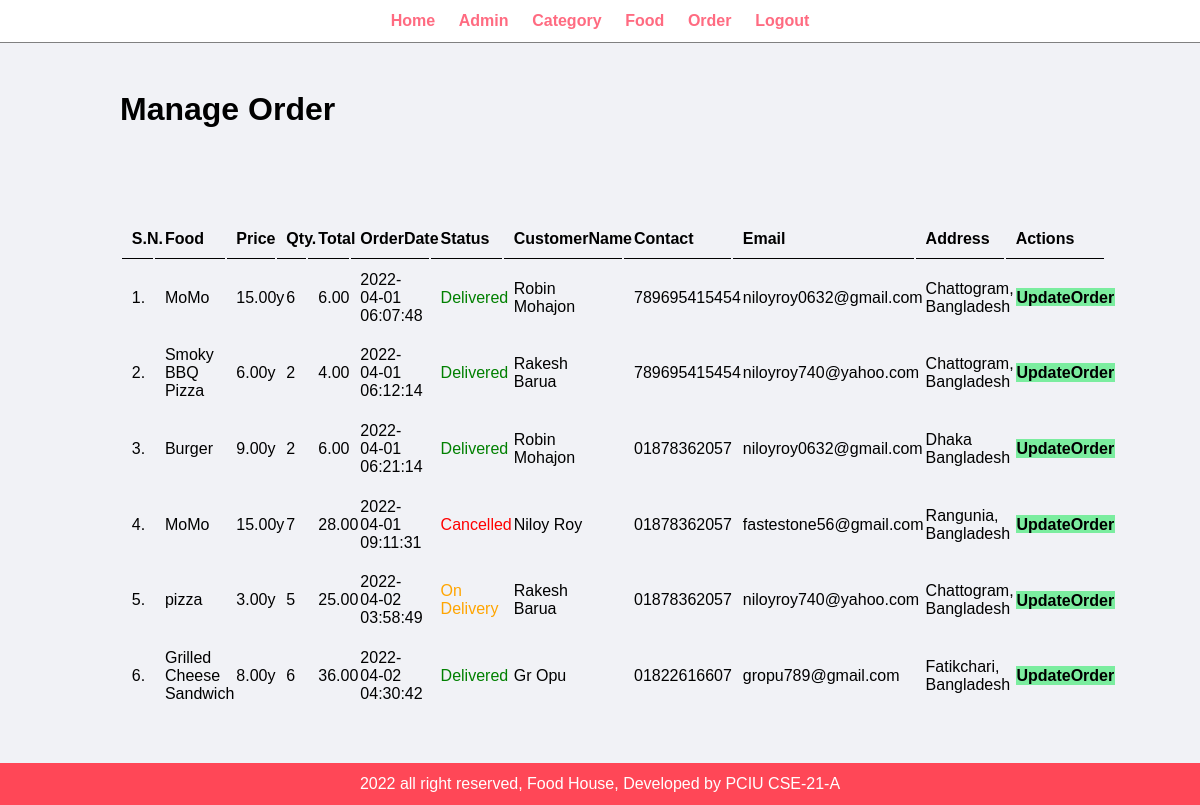
The page /admin/manage-order.php (signed in) on the database its author committed.
### tables this page shows
CREATE TABLE `tbl_order` (
  `id` int(10) UNSIGNED NOT NULL,
  `food` varchar(150) NOT NULL,
  `price` decimal(10,2) NOT NULL,
  `qty` int(11) NOT NULL,
  `total` decimal(10,2) NOT NULL,
  `order_date` datetime NOT NULL,
  `status` varchar(50) NOT NULL,
  `customer_name` varchar(150) NOT NULL,
  `customer_contact` varchar(20) NOT NULL,
  `customer_email` varchar(150) NOT NULL,
  `customer_address` varchar(255) NOT NULL
);

### admin/manage-order.php (the view, shortened to what this page needs)
<?php include('partials/menu.php'); ?>
<div class="main-content">
    <div class="wrapper">
    <h1>Manage Order</h1>
               <br/><br/><br/>
               <br><br>
               <table class="tbl-full">
                   <tr>
                       <th>S.N.</th>
                       <th>Food</th>
                       <th>Price</th>
                       <th>Qty.</th>
                       <th>Total</th>
                       <th>OrderDate</th>
                       <th>Status</th>
                       <th>CustomerName</th>
                       <th>Contact</th>
                       <th>Email</th>
                       <th>Address</th>
                       <th>Actions</th>
                   </tr>
                   <?php
                           $sql = "SELECT * FROM tbl_order";
                           $res = mysqli_query($conn,$sql);
                           $count = mysqli_num_rows($res);
                           $sn = 1;
                           if($count>0)
                           {
                               while($row=mysqli_fetch_assoc($res))
                               {
                                   $id = $row['id'];
                                   $food = $row['food'];
                                   $price = $row['price'];
                                   $qty = $row['qty'];
                                   $total = $row['total'];
                                   $order_date = $row['order_date'];
                                   $status = $row['status'];
                                   $customer_name = $row['customer_name'];
                                   $customer_contact = $row['customer_contact'];
                                   $customer_email = $row['customer_email'];
                                   $customer_address = $row['customer_address'];
                                   ?>
                            <tr>
                                <td><?php echo $sn++; ?>. </td>
                                <td><?php echo $food; ?></td>
                                <td><?php echo $price; ?>y</td>
                                <td><?php echo $qty; ?></td>
                                <td><?php echo $total; ?></td>
                                <td><?php echo $order_date; ?></td>
                                <td>
                                <?php
                                        if($status=="Ordered")
                                        {
                                            echo "<label>$status</label>";
                                        }
                                        elseif($status=="On Delivery")
                                        {
                                            echo "<label style ='color:orange;' >$status</label>";
                                        }
                                        elseif($status=="Delivered")
                                        {
                                            echo "<label style ='color:green;' >$status</label>";
                                        }
                                        elseif($status=="Cancelled")
                                        {
                                            echo "<label style ='color:red;' >$status</label>";
                                        }
                                        ?>
                                </td>
                                <td><?php echo $customer_name; ?></td>
                                <td><?php echo $customer_contact; ?></td>
                                <td><?php echo $customer_email; ?></td>
                                <td><?php echo $customer_address; ?></td>
                                <td>
                                    <a href="<?php echo SITEURL; ?>admin/update-order.php?id=<?php echo $id; ?>" class="btn-secondary">UpdateOrder</a>
                                </td>
                             </tr>
                         <?php
                               }
                           }
                           else
                           {
                              echo "<tr><td colspan='12' class='error'>Orders not available</td></td></tr>";
                           }
                     ?>
               </table>
</div>
</div>
<?php include('partials/footer.php');  ?>

### css/admin.css (style rules this page uses)
* { margin: 0; padding: 0; font-family: Arial, Helvetica, sans-serif; }
.wrapper { padding: 1%; width: 80%; margin: 0 auto; }
.tbl-full { width: 100%; }
table tr th { border-bottom: 1px solid black; padding: 1%; text-align: left; }
table tr td { padding: 1%; }
.btn-secondary { background-color: #7bed9f; padding: 1%; color: black; text-decoration: none; font-weight: bold; }
.main-content { background-color: #f1f2f6; padding: 3% 0; }

### rows shown on the page
tbl_order: food "MoMo", price "15.00", qty "6", total "6.00", order_date "2022-04-01 06:07:48", status "Delivered", customer_name "Robin Mohajon", customer_contact "789695415454", customer_email "niloyroy0632@gmail.com", customer_address "Chattogram, Bangladesh"
tbl_order: food "Smoky BBQ Pizza", price "6.00", qty "2", total "4.00", order_date "2022-04-01 06:12:14", status "Delivered", customer_name "Rakesh Barua", customer_contact "789695415454", customer_email "niloyroy740@yahoo.com", customer_address "Chattogram, Bangladesh"
tbl_order: food "Burger", price "9.00", qty "2", total "6.00", order_date "2022-04-01 06:21:14", status "Delivered", customer_name "Robin Mohajon", customer_contact "01878362057", customer_email "niloyroy0632@gmail.com", customer_address "Dhaka Bangladesh"
tbl_order: food "MoMo", price "15.00", qty "7", total "28.00", order_date "2022-04-01 09:11:31", status "Cancelled", customer_name "Niloy Roy", customer_contact "01878362057", customer_email "fastestone56@gmail.com", customer_address "Rangunia, Bangladesh"
tbl_order: food "pizza", price "3.00", qty "5", total "25.00", order_date "2022-04-02 03:58:49", status "On Delivery", customer_name "Rakesh Barua", customer_contact "01878362057", customer_email "niloyroy740@yahoo.com", customer_address "Chattogram, Bangladesh"
tbl_order: food "Grilled Cheese Sandwich", price "8.00", qty "6", total "36.00", order_date "2022-04-02 04:30:42", status "Delivered", customer_name "Gr Opu", customer_contact "01822616607", customer_email "gropu789@gmail.com", customer_address "Fatikchari, Bangladesh"
